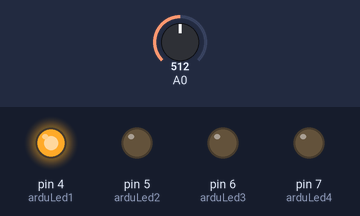
Bench run of a sketch on a simulated Arduino Uno, built with avr-gcc and run on an emulated ATmega328P. Shown: output pins drawn as LEDs (lit = HIGH). The inputs (shaded band) are chosen by the test bench; at power-on: A0 = 512. What the sketch prints to the serial monitor is not drawn.

Above: at 0.5 s.
At 1.5 s:
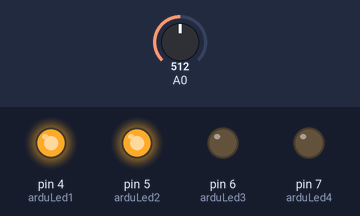
At 2.5 s:
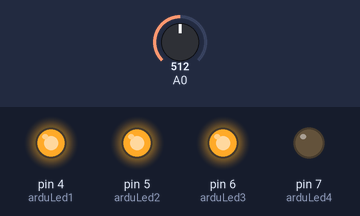
At 3.5 s:
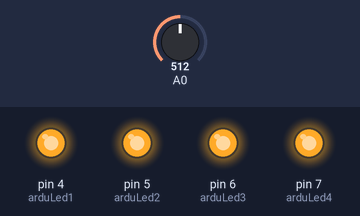
At 4.05 s:
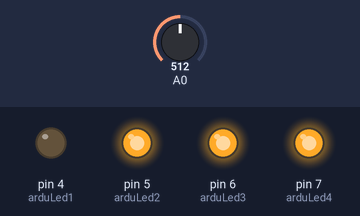
At 4.35 s:
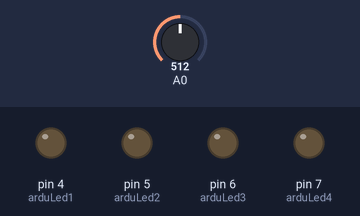
Timing chart, 0 to 5.7 s (numbered marks = the images above):
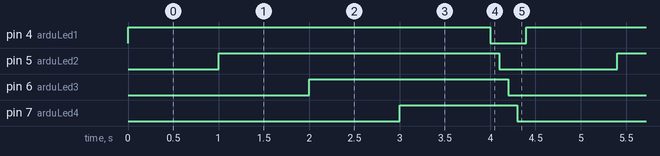

Measured:
- by itself, pin 4 (arduLed1): alternates HIGH for 4.0 s and LOW for 0.40 s
- by itself, pin 5 (arduLed2): alternates HIGH for 3.1 s and LOW for 1.3 s
- by itself, pin 6 (arduLed3): alternates HIGH for 2.2 s and LOW for 2.2 s
- by itself, pin 7 (arduLed4): alternates HIGH for 1.3 s and LOW for 3.1 s

The sketch:

ledbasincsensoru.ino
```cpp
/*
FSR - Force Sensing Resistor
Kuvvete duyarlı direnç örneği
*/

int basinc;
const int arduLed1 = 4; //Ardustar Led 1
const int arduLed2 = 5; //Ardustar Led 2
const int arduLed3 = 6; //Ardustar Led 3
const int arduLed4 = 7; //Ardustar Led 4

void setup () {
  Serial.begin(9600);
    // Ledlerin bir çıkış olarak tanımlanması
  pinMode(arduLed1, OUTPUT);
  pinMode(arduLed2, OUTPUT);
  pinMode(arduLed3, OUTPUT);
  pinMode(arduLed4, OUTPUT);
}

void loop() {
  basinc = analogRead(0);
  Serial.println(basinc);
  if (basinc > 100);
    digitalWrite(arduLed1, HIGH);   // Led 1 yan
    delay(1000);
  if (basinc > 200);
    digitalWrite(arduLed2, HIGH);   // Led 2 yan
    delay(1000);
  if (basinc > 300);
    digitalWrite(arduLed3, HIGH);   // Led 3 yan
    delay(1000);
  if (basinc > 400);
    digitalWrite(arduLed4, HIGH);   // Led 4 yan
    delay(1000);

  if (basinc < 100);
    digitalWrite(arduLed1, LOW);   // Led 1 sön
  if (basinc < 200);
    delay(100);
    digitalWrite(arduLed2, LOW);   // Led 2 yan
    delay(100);
  if (basinc < 300);
    digitalWrite(arduLed3, LOW);   // Led 3 yan
    delay(100);
  if (basinc < 400);
    digitalWrite(arduLed4, LOW);   // Led 4 yan
    delay(100);
}
```
